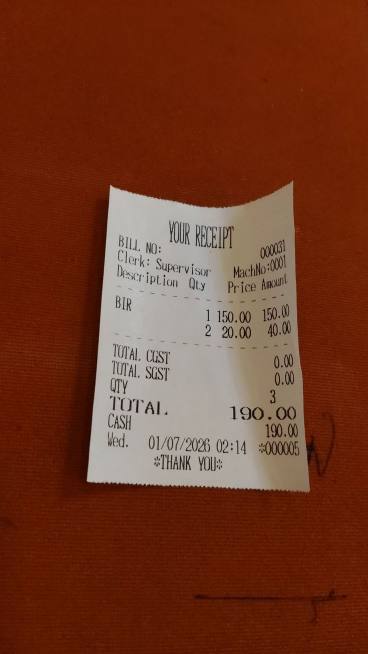
#> input picture backend/uploads/IMG-20260425-WA0003.jpg, 736 x 1308 px (shown at 1/2 size)
$ python -i ocr.py   (imports and definitions only)
#> lines starting #> are read from the running program, lines starting #| are printed output that depends on the picture; after the words box and inside, x2 and y2 are one past the last pixel; in counts of white or black regions, pixels touching at a corner belong together
from paddleocr import PaddleOCR
import cv2

# [1 line that did not run here, left out]

def extract_text(image_path):

#> called with image_path = '../../uploads/IMG-20260425-WA0003.jpg'
    img = cv2.imread(image_path)
#> img is the input picture: shape (1308, 736, 3); mean B, G, R 35.9, 57.8, 113.8

    # 🔥 resize (مهم)
    img = cv2.resize(img, None, fx=1.5, fy=1.5, interpolation=cv2.INTER_CUBIC)
#> img: shape (1962, 1104, 3)

    gray = cv2.cvtColor(img, cv2.COLOR_BGR2GRAY)
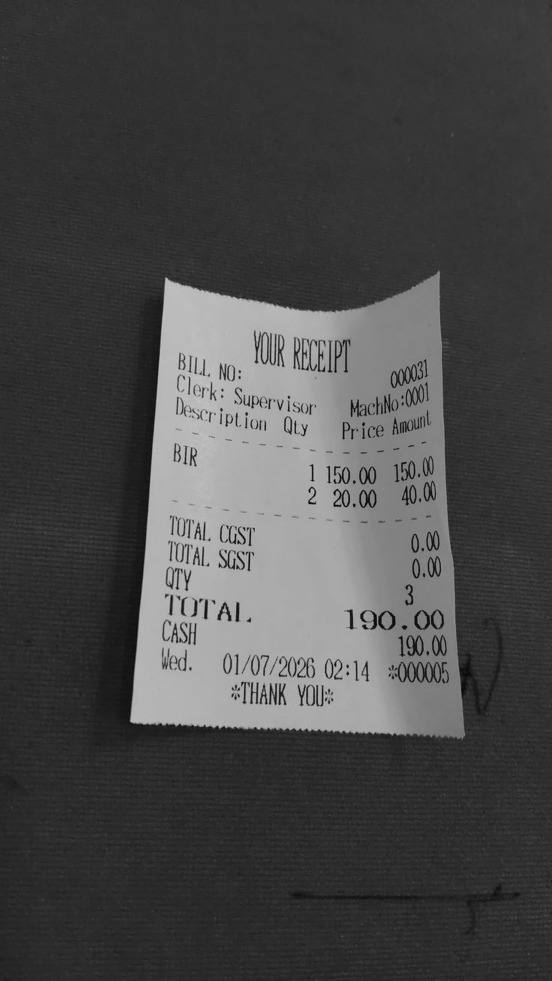
#> gray: shape (1962, 1104) (shown at 1/2 size); min 0, max 213, mean 72

    # 🔥 denoise
    gray = cv2.medianBlur(gray, 3)

    # 🔥 adaptive threshold (أقوى من threshold العادي)
    thresh = cv2.adaptiveThreshold(
        gray, 255,
        cv2.ADAPTIVE_THRESH_GAUSSIAN_C,
        cv2.THRESH_BINARY,
        11, 2
    )
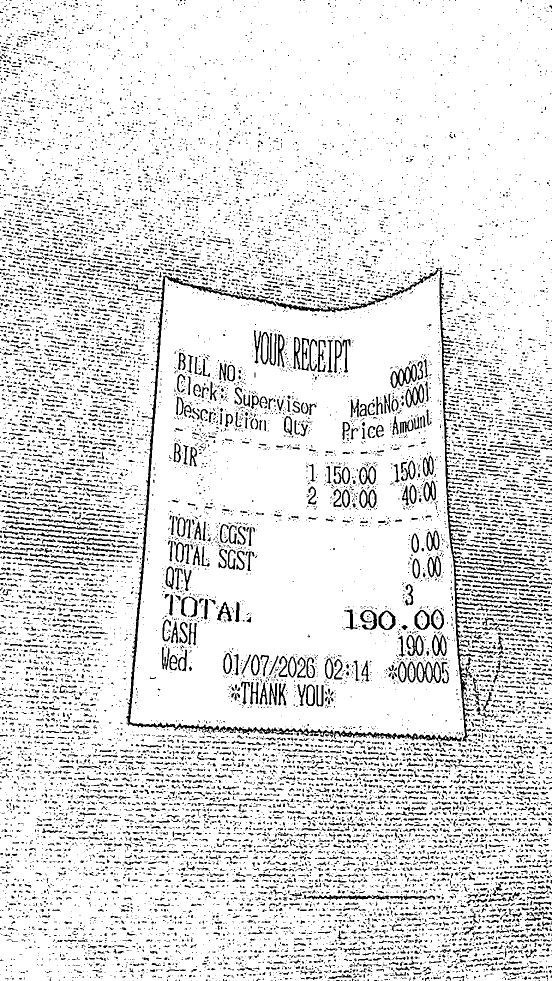
#> thresh: shape (1962, 1104) (shown at 1/2 size); 88.1% white; black in thin lines or dots

    # OCR
#> (the run stopped early here; a loop or call above may not have finished)

$ run again, on backend/uploads/1593ffbc-e627-4396-97c5-6749da4d457f.jpg
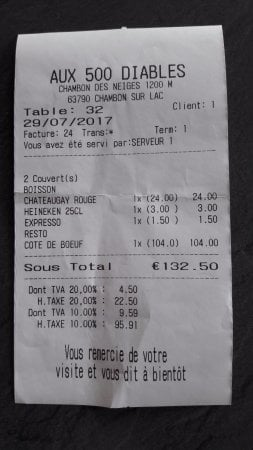
#> input picture backend/uploads/1593ffbc-e627-4396-97c5-6749da4d457f.jpg, 253 x 450 px
#> in extract_text, img is the input picture: shape (450, 253, 3); mean B, G, R 115.8, 111.7, 113.7
#> in extract_text, `img = cv2.resize(img, None, fx=1.5, fy=1.5, interpolation=cv2.INTER_CU..`:
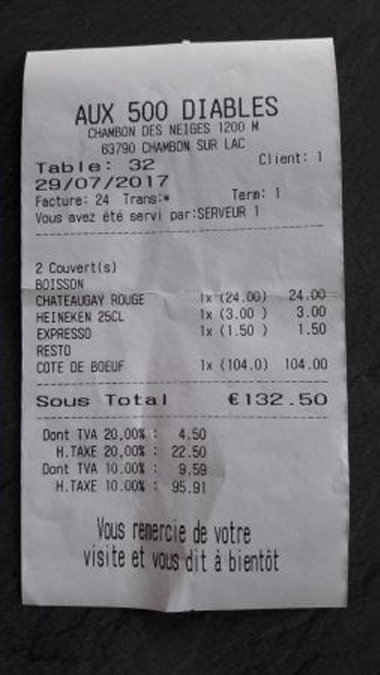
#> img: shape (675, 380, 3); mean B, G, R 115.7, 111.6, 113.6
#> in extract_text, `thresh = cv2.adaptiveThreshold( gray, 255, cv2.ADAPTIVE_THRESH_GAUSSIA..`:
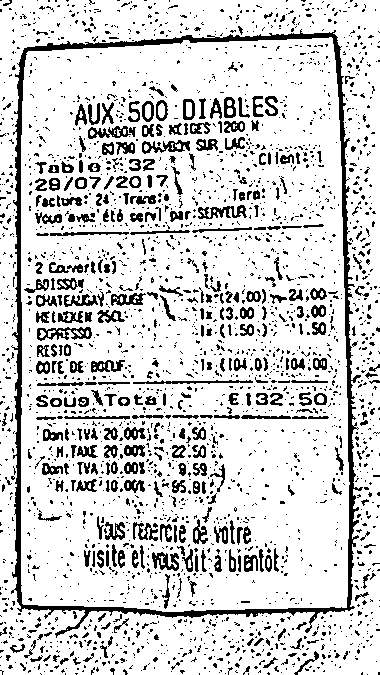
#> thresh: shape (675, 380); 82.5% white; 2655 black regions (2290 under 20 px), largest, box (x1, y1, x2, y2) and area: (11, 29, 363, 638) 9048, (37, 327, 92, 341) 384, (198, 205, 247, 219) 346
